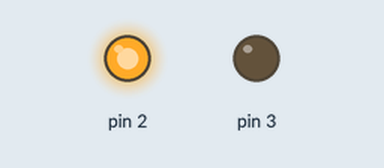
This sketch was run on a simulated Arduino Uno, built with avr-gcc and run on an emulated ATmega328P. Shown: output pins drawn as LEDs (lit = HIGH).

Above: at 0.3 s.
At 2.1 s:
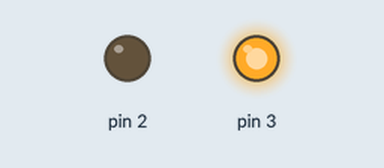
At 4.8 s:
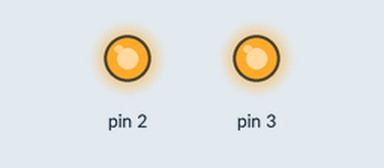
At 6.6 s:
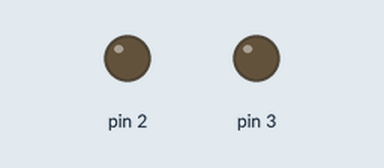
Timing chart, 0 to 8.3 s (numbered marks = the images above):
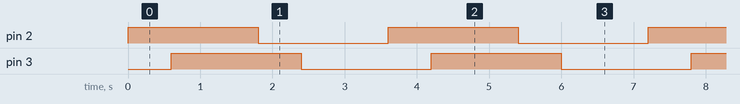

Measured:
- by itself, pin 2, pin 3: alternates HIGH for 1.8 s and LOW for 1.8 s
- by itself, everything shown: repeats every 3.6 s, in 4 steps

The sketch:

testRelays.ino
```cpp
////////////////////////////////
//
// Smart Relay Shield v2
//
// Relay 1 = D2
// Relay 2 = D3
//
////////////////////////////////


void setup()
{
	pinMode(2,OUTPUT);
	pinMode(3,OUTPUT);
}

void loop()
{
	digitalWrite(2,HIGH);
	delay(600);
	digitalWrite(3,HIGH);
	delay(1200);

	digitalWrite(2,LOW);
	delay(600);
	digitalWrite(3,LOW);
	delay(1200);
}
```
